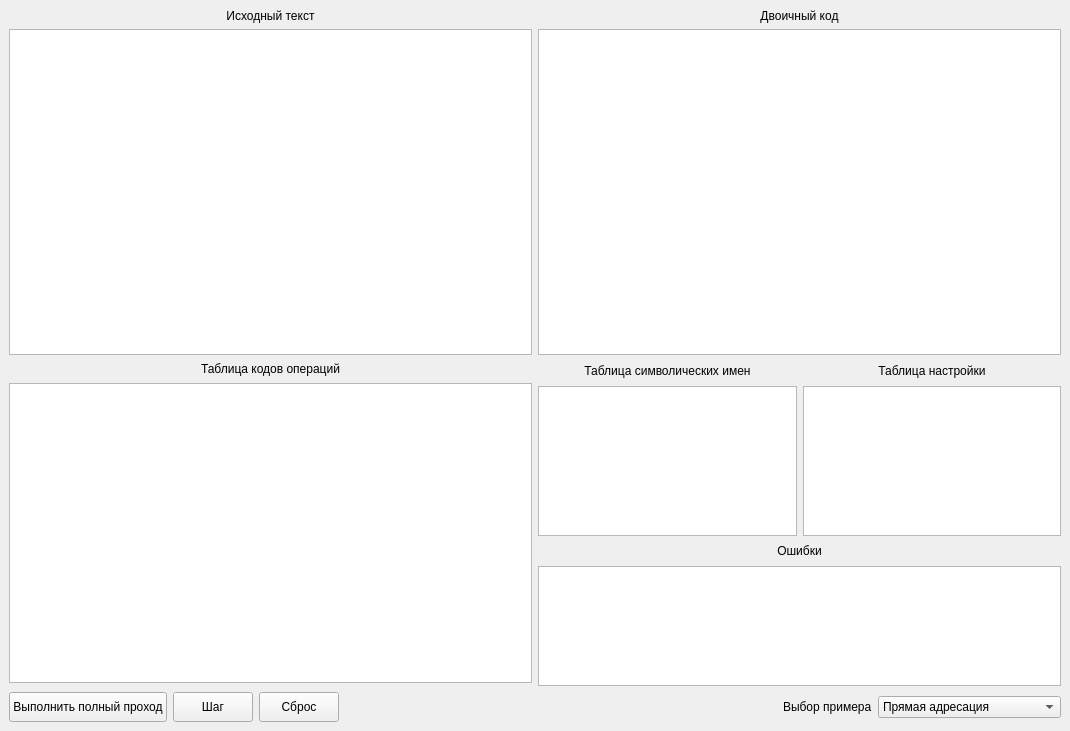
<?xml version="1.0" encoding="UTF-8"?>
<ui version="4.0">
 <class>MainWindow</class>
 <widget class="QMainWindow" name="MainWindow">
  <property name="geometry">
   <rect>
    <x>0</x>
    <y>0</y>
    <width>1070</width>
    <height>731</height>
   </rect>
  </property>
  <property name="windowTitle">
   <string>Однопросмотровый ассемблер</string>
  </property>
  <widget class="QWidget" name="centralwidget">
   <layout class="QGridLayout" name="gridLayout">
    <item row="0" column="0">
     <widget class="QLabel" name="label">
      <property name="text">
       <string>Исходный текст</string>
      </property>
      <property name="alignment">
       <set>Qt::AlignmentFlag::AlignCenter</set>
      </property>
     </widget>
    </item>
    <item row="0" column="1">
     <widget class="QLabel" name="label_2">
      <property name="text">
       <string>Двоичный код</string>
      </property>
      <property name="alignment">
       <set>Qt::AlignmentFlag::AlignCenter</set>
      </property>
     </widget>
    </item>
    <item row="4" column="0" colspan="2">
     <layout class="QHBoxLayout" name="horizontalLayout_5">
      <item>
       <widget class="QPushButton" name="Pass_Button">
        <property name="minimumSize">
         <size>
          <width>0</width>
          <height>30</height>
         </size>
        </property>
        <property name="text">
         <string>Выполнить полный проход</string>
        </property>
       </widget>
      </item>
      <item>
       <widget class="QPushButton" name="ProcessStep_Button">
        <property name="minimumSize">
         <size>
          <width>0</width>
          <height>30</height>
         </size>
        </property>
        <property name="text">
         <string>Шаг</string>
        </property>
       </widget>
      </item>
      <item>
       <widget class="QPushButton" name="Reset_Button">
        <property name="minimumSize">
         <size>
          <width>0</width>
          <height>30</height>
         </size>
        </property>
        <property name="text">
         <string>Сброс</string>
        </property>
       </widget>
      </item>
      <item>
       <spacer name="horizontalSpacer_2">
        <property name="orientation">
         <enum>Qt::Orientation::Horizontal</enum>
        </property>
        <property name="sizeHint" stdset="0">
         <size>
          <width>40</width>
          <height>20</height>
         </size>
        </property>
       </spacer>
      </item>
      <item>
       <widget class="QLabel" name="label_6">
        <property name="text">
         <string>Выбор примера</string>
        </property>
       </widget>
      </item>
      <item>
       <widget class="QComboBox" name="comboBox">
        <item>
         <property name="text">
          <string>Прямая адресация</string>
         </property>
        </item>
        <item>
         <property name="text">
          <string>Относительная адресация</string>
         </property>
        </item>
        <item>
         <property name="text">
          <string>Смешанный вариант</string>
         </property>
        </item>
       </widget>
      </item>
     </layout>
    </item>
    <item row="1" column="1">
     <widget class="QTextEdit" name="BinaryCode_TextBox">
      <property name="maximumSize">
       <size>
        <width>16777215</width>
        <height>350</height>
       </size>
      </property>
      <property name="readOnly">
       <bool>true</bool>
      </property>
     </widget>
    </item>
    <item row="2" column="0">
     <layout class="QVBoxLayout" name="verticalLayout">
      <item>
       <widget class="QLabel" name="label_3">
        <property name="sizePolicy">
         <sizepolicy hsizetype="Preferred" vsizetype="Fixed">
          <horstretch>0</horstretch>
          <verstretch>0</verstretch>
         </sizepolicy>
        </property>
        <property name="text">
         <string>Таблица кодов операций</string>
        </property>
        <property name="alignment">
         <set>Qt::AlignmentFlag::AlignCenter</set>
        </property>
       </widget>
      </item>
      <item>
       <widget class="QTextEdit" name="Commands_TextBox">
        <property name="maximumSize">
         <size>
          <width>16777215</width>
          <height>300</height>
         </size>
        </property>
       </widget>
      </item>
     </layout>
    </item>
    <item row="1" column="0">
     <widget class="QTextEdit" name="SourceCode_TextBox">
      <property name="maximumSize">
       <size>
        <width>16777215</width>
        <height>350</height>
       </size>
      </property>
     </widget>
    </item>
    <item row="2" column="1">
     <layout class="QGridLayout" name="gridLayout_2">
      <property name="sizeConstraint">
       <enum>QLayout::SizeConstraint::SetDefaultConstraint</enum>
      </property>
      <item row="0" column="0">
       <widget class="QLabel" name="label_4">
        <property name="text">
         <string>Таблица символических имен</string>
        </property>
        <property name="alignment">
         <set>Qt::AlignmentFlag::AlignCenter</set>
        </property>
       </widget>
      </item>
      <item row="2" column="0" colspan="2">
       <widget class="QLabel" name="label_5">
        <property name="text">
         <string>Ошибки</string>
        </property>
        <property name="alignment">
         <set>Qt::AlignmentFlag::AlignCenter</set>
        </property>
       </widget>
      </item>
      <item row="0" column="1">
       <widget class="QLabel" name="label_7">
        <property name="text">
         <string>Таблица настройки</string>
        </property>
        <property name="alignment">
         <set>Qt::AlignmentFlag::AlignCenter</set>
        </property>
       </widget>
      </item>
      <item row="1" column="0">
       <widget class="QTextEdit" name="TSI_TextBox">
        <property name="maximumSize">
         <size>
          <width>16777215</width>
          <height>150</height>
         </size>
        </property>
        <property name="readOnly">
         <bool>true</bool>
        </property>
       </widget>
      </item>
      <item row="1" column="1">
       <widget class="QTextEdit" name="TN_TextBox">
        <property name="maximumSize">
         <size>
          <width>16777215</width>
          <height>150</height>
         </size>
        </property>
        <property name="readOnly">
         <bool>true</bool>
        </property>
       </widget>
      </item>
      <item row="3" column="0" colspan="2">
       <widget class="QTextEdit" name="Errors_TextBox">
        <property name="maximumSize">
         <size>
          <width>16777215</width>
          <height>120</height>
         </size>
        </property>
        <property name="readOnly">
         <bool>true</bool>
        </property>
       </widget>
      </item>
     </layout>
    </item>
   </layout>
  </widget>
 </widget>
 <resources/>
 <connections/>
</ui>
